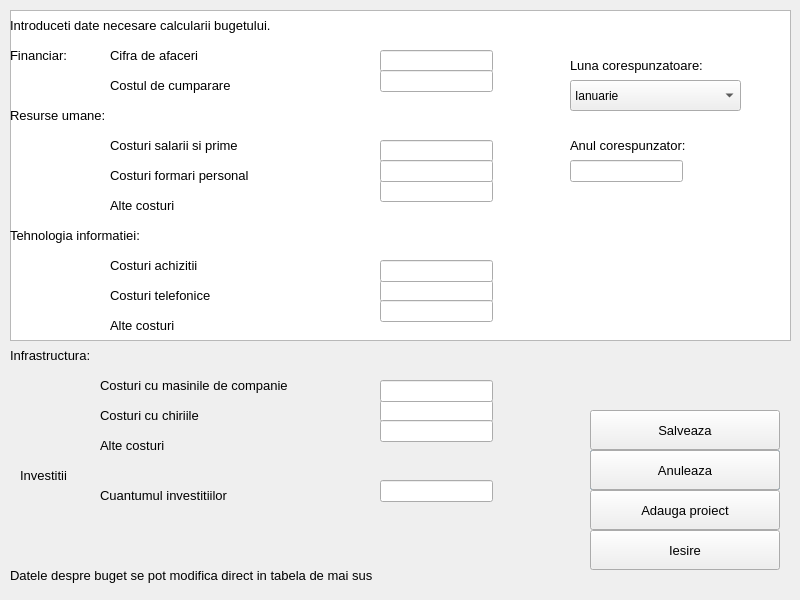
<?xml version="1.0" encoding="UTF-8"?>
<ui version="4.0">
 <class>Bugetare</class>
 <widget class="QDialog" name="Bugetare">
  <property name="geometry">
   <rect>
    <x>0</x>
    <y>0</y>
    <width>800</width>
    <height>600</height>
   </rect>
  </property>
  <property name="windowTitle">
   <string>Dialog</string>
  </property>
  <widget class="QTableView" name="tableView">
   <property name="geometry">
    <rect>
     <x>10</x>
     <y>10</y>
     <width>781</width>
     <height>331</height>
    </rect>
   </property>
  </widget>
  <widget class="QLabel" name="modificare">
   <property name="geometry">
    <rect>
     <x>10</x>
     <y>560</y>
     <width>761</width>
     <height>31</height>
    </rect>
   </property>
   <property name="font">
    <font>
     <pointsize>10</pointsize>
    </font>
   </property>
   <property name="text">
    <string>Datele despre buget se pot modifica direct in tabela de mai sus</string>
   </property>
  </widget>
  <widget class="QPushButton" name="addbuget">
   <property name="geometry">
    <rect>
     <x>590</x>
     <y>450</y>
     <width>190</width>
     <height>40</height>
    </rect>
   </property>
   <property name="font">
    <font>
     <pointsize>10</pointsize>
    </font>
   </property>
   <property name="text">
    <string>Adauga buget lunar</string>
   </property>
  </widget>
  <widget class="QPushButton" name="addproiect">
   <property name="geometry">
    <rect>
     <x>590</x>
     <y>490</y>
     <width>190</width>
     <height>40</height>
    </rect>
   </property>
   <property name="font">
    <font>
     <pointsize>10</pointsize>
    </font>
   </property>
   <property name="text">
    <string>Adauga proiect</string>
   </property>
  </widget>
  <widget class="QPushButton" name="iesire">
   <property name="geometry">
    <rect>
     <x>590</x>
     <y>530</y>
     <width>190</width>
     <height>40</height>
    </rect>
   </property>
   <property name="font">
    <font>
     <pointsize>10</pointsize>
    </font>
   </property>
   <property name="text">
    <string>Iesire</string>
   </property>
  </widget>
  <widget class="QLabel" name="l">
   <property name="geometry">
    <rect>
     <x>10</x>
     <y>10</y>
     <width>351</width>
     <height>31</height>
    </rect>
   </property>
   <property name="font">
    <font>
     <pointsize>10</pointsize>
    </font>
   </property>
   <property name="text">
    <string>Introduceti date necesare calcularii bugetului.</string>
   </property>
  </widget>
  <widget class="QLabel" name="financiar">
   <property name="geometry">
    <rect>
     <x>10</x>
     <y>40</y>
     <width>81</width>
     <height>31</height>
    </rect>
   </property>
   <property name="font">
    <font>
     <pointsize>10</pointsize>
    </font>
   </property>
   <property name="text">
    <string>Financiar:</string>
   </property>
  </widget>
  <widget class="QLabel" name="cifraafaceri">
   <property name="geometry">
    <rect>
     <x>110</x>
     <y>40</y>
     <width>121</width>
     <height>31</height>
    </rect>
   </property>
   <property name="font">
    <font>
     <pointsize>10</pointsize>
    </font>
   </property>
   <property name="text">
    <string>Cifra de afaceri</string>
   </property>
  </widget>
  <widget class="QLabel" name="costcumparare">
   <property name="geometry">
    <rect>
     <x>110</x>
     <y>70</y>
     <width>161</width>
     <height>31</height>
    </rect>
   </property>
   <property name="font">
    <font>
     <pointsize>10</pointsize>
    </font>
   </property>
   <property name="text">
    <string>Costul de cumparare</string>
   </property>
  </widget>
  <widget class="QLabel" name="resurseumane">
   <property name="geometry">
    <rect>
     <x>10</x>
     <y>100</y>
     <width>121</width>
     <height>31</height>
    </rect>
   </property>
   <property name="font">
    <font>
     <pointsize>10</pointsize>
    </font>
   </property>
   <property name="text">
    <string>Resurse umane:</string>
   </property>
  </widget>
  <widget class="QLabel" name="salariiprime">
   <property name="geometry">
    <rect>
     <x>110</x>
     <y>130</y>
     <width>171</width>
     <height>31</height>
    </rect>
   </property>
   <property name="font">
    <font>
     <pointsize>10</pointsize>
    </font>
   </property>
   <property name="text">
    <string>Costuri salarii si prime</string>
   </property>
  </widget>
  <widget class="QLabel" name="formari">
   <property name="geometry">
    <rect>
     <x>110</x>
     <y>160</y>
     <width>181</width>
     <height>31</height>
    </rect>
   </property>
   <property name="font">
    <font>
     <pointsize>10</pointsize>
    </font>
   </property>
   <property name="text">
    <string>Costuri formari personal</string>
   </property>
  </widget>
  <widget class="QLabel" name="alte1">
   <property name="geometry">
    <rect>
     <x>110</x>
     <y>190</y>
     <width>171</width>
     <height>31</height>
    </rect>
   </property>
   <property name="font">
    <font>
     <pointsize>10</pointsize>
    </font>
   </property>
   <property name="text">
    <string>Alte costuri</string>
   </property>
  </widget>
  <widget class="QLabel" name="tehnologia">
   <property name="geometry">
    <rect>
     <x>10</x>
     <y>220</y>
     <width>181</width>
     <height>31</height>
    </rect>
   </property>
   <property name="font">
    <font>
     <pointsize>10</pointsize>
    </font>
   </property>
   <property name="text">
    <string>Tehnologia informatiei:</string>
   </property>
  </widget>
  <widget class="QLabel" name="achizitii">
   <property name="geometry">
    <rect>
     <x>110</x>
     <y>250</y>
     <width>171</width>
     <height>31</height>
    </rect>
   </property>
   <property name="font">
    <font>
     <pointsize>10</pointsize>
    </font>
   </property>
   <property name="text">
    <string>Costuri achizitii</string>
   </property>
  </widget>
  <widget class="QLabel" name="telefonie">
   <property name="geometry">
    <rect>
     <x>110</x>
     <y>280</y>
     <width>171</width>
     <height>31</height>
    </rect>
   </property>
   <property name="font">
    <font>
     <pointsize>10</pointsize>
    </font>
   </property>
   <property name="text">
    <string>Costuri telefonice</string>
   </property>
  </widget>
  <widget class="QLabel" name="alte2">
   <property name="geometry">
    <rect>
     <x>110</x>
     <y>310</y>
     <width>171</width>
     <height>31</height>
    </rect>
   </property>
   <property name="font">
    <font>
     <pointsize>10</pointsize>
    </font>
   </property>
   <property name="text">
    <string>Alte costuri</string>
   </property>
  </widget>
  <widget class="QLabel" name="infrastructura">
   <property name="geometry">
    <rect>
     <x>10</x>
     <y>340</y>
     <width>181</width>
     <height>31</height>
    </rect>
   </property>
   <property name="font">
    <font>
     <pointsize>10</pointsize>
    </font>
   </property>
   <property name="text">
    <string>Infrastructura:</string>
   </property>
  </widget>
  <widget class="QLabel" name="masini">
   <property name="geometry">
    <rect>
     <x>100</x>
     <y>370</y>
     <width>241</width>
     <height>31</height>
    </rect>
   </property>
   <property name="font">
    <font>
     <pointsize>10</pointsize>
    </font>
   </property>
   <property name="text">
    <string>Costuri cu masinile de companie</string>
   </property>
  </widget>
  <widget class="QLabel" name="chirie">
   <property name="geometry">
    <rect>
     <x>100</x>
     <y>400</y>
     <width>161</width>
     <height>31</height>
    </rect>
   </property>
   <property name="font">
    <font>
     <pointsize>10</pointsize>
    </font>
   </property>
   <property name="text">
    <string>Costuri cu chiriile</string>
   </property>
  </widget>
  <widget class="QLabel" name="alte3">
   <property name="geometry">
    <rect>
     <x>100</x>
     <y>430</y>
     <width>171</width>
     <height>31</height>
    </rect>
   </property>
   <property name="font">
    <font>
     <pointsize>10</pointsize>
    </font>
   </property>
   <property name="text">
    <string>Alte costuri</string>
   </property>
  </widget>
  <widget class="QLabel" name="investitii">
   <property name="geometry">
    <rect>
     <x>20</x>
     <y>460</y>
     <width>171</width>
     <height>31</height>
    </rect>
   </property>
   <property name="font">
    <font>
     <pointsize>10</pointsize>
    </font>
   </property>
   <property name="text">
    <string>Investitii</string>
   </property>
  </widget>
  <widget class="QLabel" name="cuantum">
   <property name="geometry">
    <rect>
     <x>100</x>
     <y>480</y>
     <width>171</width>
     <height>31</height>
    </rect>
   </property>
   <property name="font">
    <font>
     <pointsize>10</pointsize>
    </font>
   </property>
   <property name="text">
    <string>Cuantumul investitiilor</string>
   </property>
  </widget>
  <widget class="QLineEdit" name="cifraafaceriEdit">
   <property name="geometry">
    <rect>
     <x>380</x>
     <y>50</y>
     <width>113</width>
     <height>22</height>
    </rect>
   </property>
  </widget>
  <widget class="QLineEdit" name="costcumparareEdit">
   <property name="geometry">
    <rect>
     <x>380</x>
     <y>70</y>
     <width>113</width>
     <height>22</height>
    </rect>
   </property>
  </widget>
  <widget class="QLineEdit" name="salariiprimeEdit">
   <property name="geometry">
    <rect>
     <x>380</x>
     <y>140</y>
     <width>113</width>
     <height>22</height>
    </rect>
   </property>
  </widget>
  <widget class="QLineEdit" name="alte1Edit">
   <property name="geometry">
    <rect>
     <x>380</x>
     <y>180</y>
     <width>113</width>
     <height>22</height>
    </rect>
   </property>
  </widget>
  <widget class="QLineEdit" name="formariEdit">
   <property name="geometry">
    <rect>
     <x>380</x>
     <y>160</y>
     <width>113</width>
     <height>22</height>
    </rect>
   </property>
  </widget>
  <widget class="QLineEdit" name="telefonieEdit">
   <property name="geometry">
    <rect>
     <x>380</x>
     <y>280</y>
     <width>113</width>
     <height>22</height>
    </rect>
   </property>
  </widget>
  <widget class="QLineEdit" name="achizitiiEdit">
   <property name="geometry">
    <rect>
     <x>380</x>
     <y>260</y>
     <width>113</width>
     <height>22</height>
    </rect>
   </property>
  </widget>
  <widget class="QLineEdit" name="alte2Edit">
   <property name="geometry">
    <rect>
     <x>380</x>
     <y>300</y>
     <width>113</width>
     <height>22</height>
    </rect>
   </property>
  </widget>
  <widget class="QLineEdit" name="chirieEdit">
   <property name="geometry">
    <rect>
     <x>380</x>
     <y>400</y>
     <width>113</width>
     <height>22</height>
    </rect>
   </property>
  </widget>
  <widget class="QLineEdit" name="masiniEdit">
   <property name="geometry">
    <rect>
     <x>380</x>
     <y>380</y>
     <width>113</width>
     <height>22</height>
    </rect>
   </property>
  </widget>
  <widget class="QLineEdit" name="alte3Edit">
   <property name="geometry">
    <rect>
     <x>380</x>
     <y>420</y>
     <width>113</width>
     <height>22</height>
    </rect>
   </property>
  </widget>
  <widget class="QLineEdit" name="cuantumEdit">
   <property name="geometry">
    <rect>
     <x>380</x>
     <y>480</y>
     <width>113</width>
     <height>22</height>
    </rect>
   </property>
  </widget>
  <widget class="QPushButton" name="salveaza">
   <property name="geometry">
    <rect>
     <x>590</x>
     <y>410</y>
     <width>190</width>
     <height>40</height>
    </rect>
   </property>
   <property name="font">
    <font>
     <pointsize>10</pointsize>
    </font>
   </property>
   <property name="text">
    <string>Salveaza</string>
   </property>
  </widget>
  <widget class="QLabel" name="luna">
   <property name="geometry">
    <rect>
     <x>570</x>
     <y>50</y>
     <width>171</width>
     <height>31</height>
    </rect>
   </property>
   <property name="font">
    <font>
     <pointsize>10</pointsize>
    </font>
   </property>
   <property name="text">
    <string>Luna corespunzatoare:</string>
   </property>
  </widget>
  <widget class="QComboBox" name="luniBox">
   <property name="geometry">
    <rect>
     <x>570</x>
     <y>80</y>
     <width>171</width>
     <height>31</height>
    </rect>
   </property>
   <property name="font">
    <font>
     <pointsize>9</pointsize>
    </font>
   </property>
   <item>
    <property name="text">
     <string>Ianuarie</string>
    </property>
   </item>
   <item>
    <property name="text">
     <string>Februarie</string>
    </property>
   </item>
   <item>
    <property name="text">
     <string>Martie</string>
    </property>
   </item>
   <item>
    <property name="text">
     <string>Aprilie</string>
    </property>
   </item>
   <item>
    <property name="text">
     <string>Mai</string>
    </property>
   </item>
   <item>
    <property name="text">
     <string>Iunie</string>
    </property>
   </item>
   <item>
    <property name="text">
     <string>Iulie</string>
    </property>
   </item>
   <item>
    <property name="text">
     <string>August</string>
    </property>
   </item>
   <item>
    <property name="text">
     <string>Septembrie</string>
    </property>
   </item>
   <item>
    <property name="text">
     <string>Octombrie</string>
    </property>
   </item>
   <item>
    <property name="text">
     <string>Noiembrie</string>
    </property>
   </item>
   <item>
    <property name="text">
     <string>Decembrie</string>
    </property>
   </item>
  </widget>
  <widget class="QLabel" name="an">
   <property name="geometry">
    <rect>
     <x>570</x>
     <y>130</y>
     <width>171</width>
     <height>31</height>
    </rect>
   </property>
   <property name="font">
    <font>
     <pointsize>10</pointsize>
    </font>
   </property>
   <property name="text">
    <string>Anul corespunzator:</string>
   </property>
  </widget>
  <widget class="QLineEdit" name="anEdit">
   <property name="geometry">
    <rect>
     <x>570</x>
     <y>160</y>
     <width>113</width>
     <height>22</height>
    </rect>
   </property>
  </widget>
  <widget class="QPushButton" name="anuleaza">
   <property name="geometry">
    <rect>
     <x>590</x>
     <y>450</y>
     <width>190</width>
     <height>40</height>
    </rect>
   </property>
   <property name="font">
    <font>
     <pointsize>10</pointsize>
    </font>
   </property>
   <property name="text">
    <string>Anuleaza</string>
   </property>
  </widget>
 </widget>
 <resources/>
 <connections/>
</ui>
